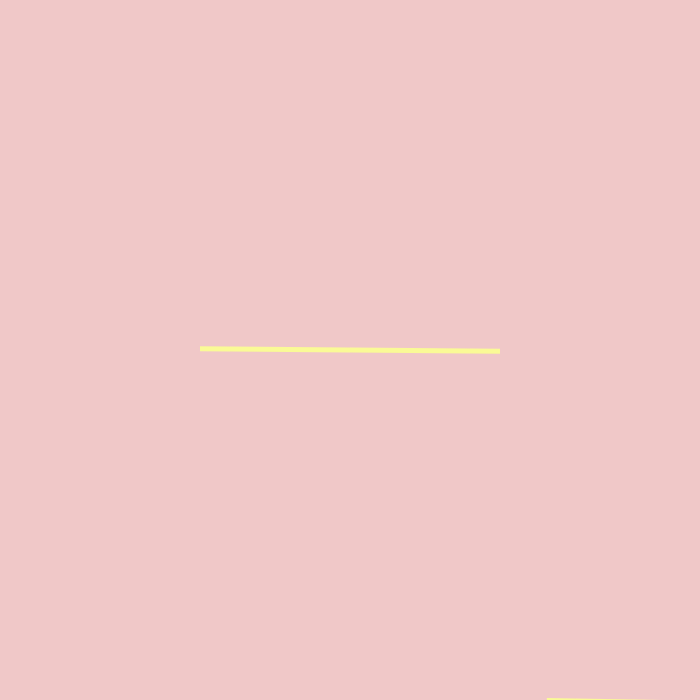
Frame 1 (no input)
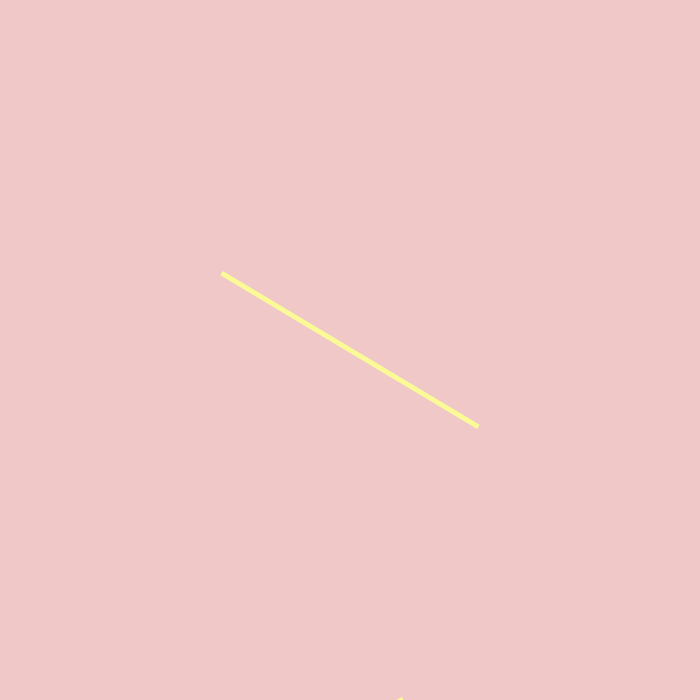
Frame 60 (no input)
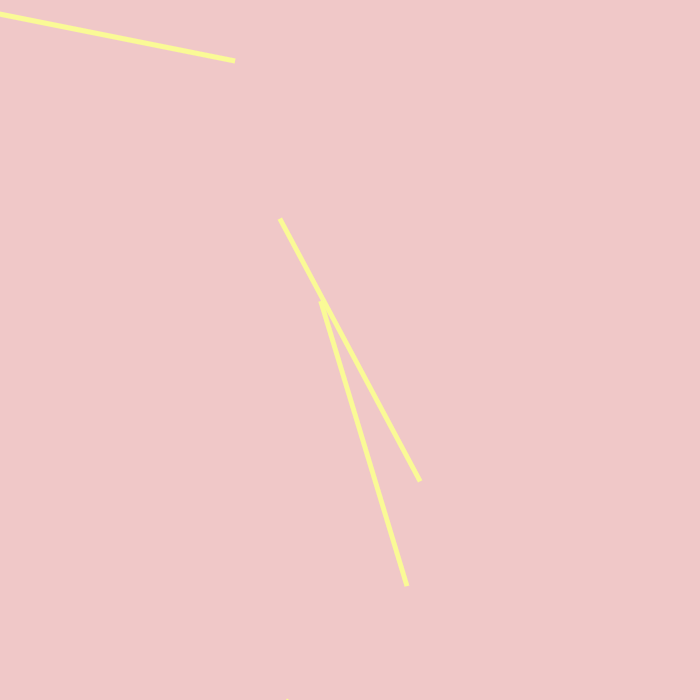
Frame 120 (the mouse pressed at the canvas centre since frame 60)

The p5.js sketch that drew these frames (run headless with seeded random() and noise() and a simulated clock; from frame 60 on, the mouse is pressed at the canvas centre):

// p5.js sketch
// ── sketch.js
function setup() {
  createCanvas(700, 700);
	noStroke()
	rectMode(CENTER)
}

function draw() {
  background(240, 200, 200);
	for(let i=0; i<10; i++) {
		
	let rectSizeX = 300*cos(frameCount*0.001)
	let rectSizeY = 5 *cos(frameCount*0.001)
	
	push()
	translate(width/2 ,height/2)
	rotate(frameCount*0.009)
	fill(250, 250, 150)
	rect(0,0,rectSizeX,rectSizeY)
	}
	pop()

}
